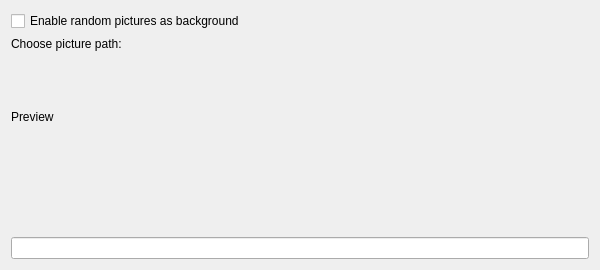
<?xml version="1.0" encoding="UTF-8"?>
<ui version="4.0">
 <class>KBounceBackgroundSelector</class>
 <widget class="QWidget" name="KBounceBackgroundSelector">
  <property name="geometry">
   <rect>
    <x>0</x>
    <y>0</y>
    <width>600</width>
    <height>270</height>
   </rect>
  </property>
  <property name="windowTitle">
   <string>kbouncebackgroundselector</string>
  </property>
  <layout class="QGridLayout" name="gridLayout">
   <item row="0" column="0">
    <layout class="QVBoxLayout" name="verticalLayout">
     <item>
      <layout class="QHBoxLayout" name="horizontalLayout_2">
       <item>
        <widget class="QCheckBox" name="kcfg_UseRandomBackgroundPictures">
         <property name="text">
          <string>Enable random pictures as background</string>
         </property>
        </widget>
       </item>
       <item>
        <spacer name="horizontalSpacer">
         <property name="orientation">
          <enum>Qt::Horizontal</enum>
         </property>
         <property name="sizeHint" stdset="0">
          <size>
           <width>40</width>
           <height>20</height>
          </size>
         </property>
        </spacer>
       </item>
      </layout>
     </item>
     <item>
      <layout class="QHBoxLayout" name="horizontalLayout">
       <item>
        <widget class="QLabel" name="backgoundPicturePathLabel">
         <property name="sizePolicy">
          <sizepolicy hsizetype="Minimum" vsizetype="Minimum">
           <horstretch>0</horstretch>
           <verstretch>0</verstretch>
          </sizepolicy>
         </property>
         <property name="text">
          <string>Choose picture path:</string>
         </property>
        </widget>
       </item>
       <item>
        <widget class="KUrlRequester" name="kurlrequester">
         <property name="sizePolicy">
          <sizepolicy hsizetype="Minimum" vsizetype="Minimum">
           <horstretch>0</horstretch>
           <verstretch>0</verstretch>
          </sizepolicy>
         </property>
         <property name="mode">
          <set>KFile::Directory|KFile::ExistingOnly|KFile::LocalOnly</set>
         </property>
        </widget>
       </item>
      </layout>
     </item>
     <item>
      <layout class="QHBoxLayout" name="horizontalLayout_3">
       <item>
        <widget class="QLabel" name="label">
         <property name="text">
          <string>Preview</string>
         </property>
        </widget>
       </item>
       <item>
        <spacer name="horizontalSpacer_2">
         <property name="orientation">
          <enum>Qt::Horizontal</enum>
         </property>
         <property name="sizeHint" stdset="0">
          <size>
           <width>40</width>
           <height>20</height>
          </size>
         </property>
        </spacer>
       </item>
       <item>
        <widget class="QLabel" name="backgroundPicturePreview">
         <property name="minimumSize">
          <size>
           <width>160</width>
           <height>120</height>
          </size>
         </property>
         <property name="alignment">
          <set>Qt::AlignCenter</set>
         </property>
        </widget>
       </item>
      </layout>
     </item>
     <item>
      <spacer name="verticalSpacer">
       <property name="orientation">
        <enum>Qt::Vertical</enum>
       </property>
       <property name="sizeHint" stdset="0">
        <size>
         <width>20</width>
         <height>40</height>
        </size>
       </property>
      </spacer>
     </item>
     <item>
      <widget class="KLineEdit" name="kcfg_BackgroundPicturePath"/>
     </item>
    </layout>
   </item>
  </layout>
 </widget>
 <layoutdefault spacing="6" margin="11"/>
 <customwidgets>
  <customwidget>
   <class>KUrlRequester</class>
   <extends>QFrame</extends>
   <header>kurlrequester.h</header>
  </customwidget>
  <customwidget>
   <class>KLineEdit</class>
   <extends>QLineEdit</extends>
   <header>klineedit.h</header>
  </customwidget>
 </customwidgets>
 <resources/>
 <connections/>
</ui>
